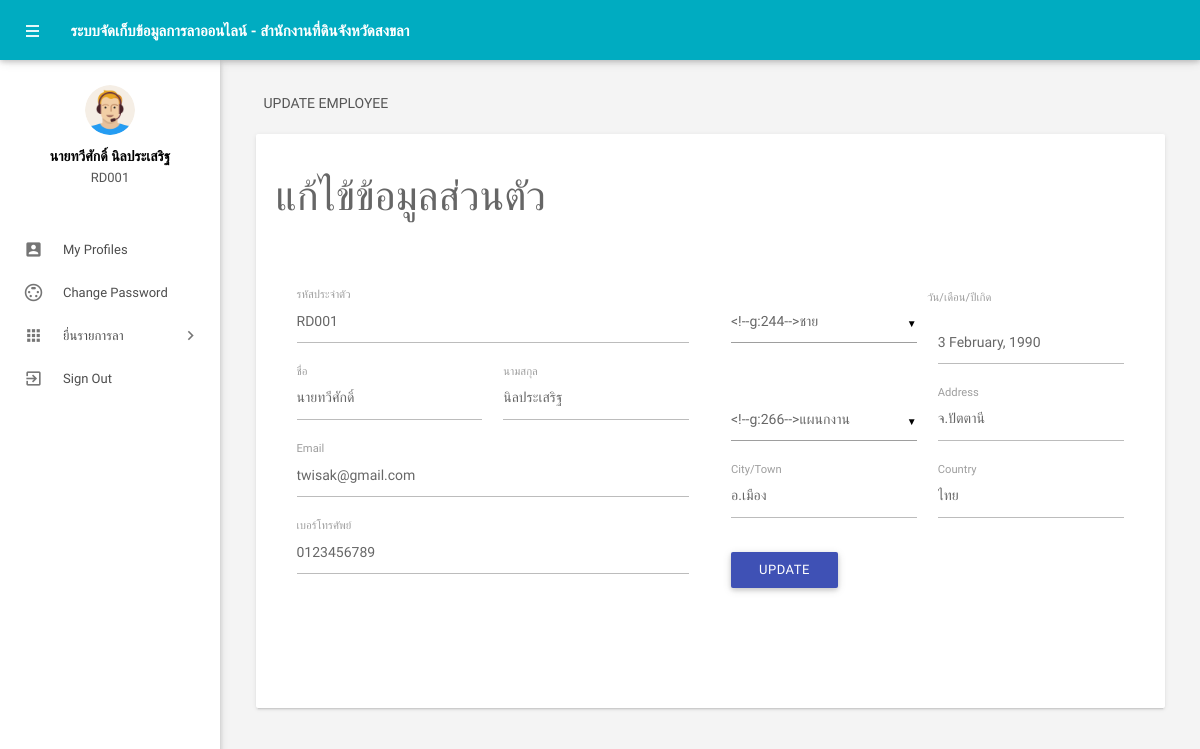
The page /myprofile.php (signed in) on the database its author committed.
### tables this page shows
CREATE TABLE IF NOT EXISTS tblemployees(
 `id` int(11) NOT NULL,
  `EmpId` varchar(100) NOT NULL,
  `FirstName` varchar(150) NOT NULL,
  `LastName` varchar(150) NOT NULL,
  `EmailId` varchar(200) NOT NULL,
  `Password` varchar(180) NOT NULL,
  `Gender` varchar(100) NOT NULL,
  `Dob` varchar(100) NOT NULL,
  `Department` varchar(255) NOT NULL,
  `Address` varchar(255) NOT NULL,
  `City` varchar(200) NOT NULL,
  `Country` varchar(150) NOT NULL,
  `Phonenumber` char(11) NOT NULL,
  `Status` int(1) NOT NULL,
  `RegDate` timestamp NOT NULL DEFAULT CURRENT_TIMESTAMP
)CHARACTER SET utf8;

### myprofile.php (the view, shortened to what this page needs)
<?php
include('includes/config.php');
if(strlen($_SESSION['emplogin'])==0)
    {
header('location:index.php');
}
else{
?>
<!DOCTYPE html>
<html lang="en">
<head>
    <link type="text/css" rel="stylesheet" href="assets/plugins/materialize/css/materialize.min.css" />
    <link href="assets/plugins/material-preloader/css/materialPreloader.min.css" rel="stylesheet">
    <link href="assets/css/alpha.min.css" rel="stylesheet" type="text/css" />
    <link href="assets/css/custom.css" rel="stylesheet" type="text/css" />
</head>
<body>
    <?php include('includes/header.php');?>
    <?php include('includes/sidebar.php');?>
    <main class="mn-inner">
        <div class="row">
            <div class="col s12">
                <div class="page-title">Update employee</div>
            </div>
            <div class="col s12 m12 l12">
                <div class="card">
                    <div class="card-content">
                        <form id="example-form" method="post" name="updatemp">
                            <div>
                                <h3>แก้ไข้ข้อมูลส่วนตัว</h3>
                                <section>
                                    <div class="wizard-content">
                                        <div class="row">
                                            <div class="col m6">
                                                <div class="row">
                                                    <?php
$eid=$_SESSION['emplogin'];
$sql = "SELECT * from  tblemployees where EmailId=:eid";
$query = $dbh -> prepare($sql);
$query -> bindParam(':eid',$eid, PDO::PARAM_STR);
$query->execute();
$results=$query->fetchAll(PDO::FETCH_OBJ);
if($query->rowCount() > 0)
{
foreach($results as $result)
{               ?>
                                                    <div class="input-field col  s12">
                                                        <label for="empcode">รหัสประจำตัว</label>
                                                        <input name="empcode" id="empcode"
                                                            value="<?php echo htmlentities($result->EmpId);?>"
                                                            type="text" autocomplete="off" readonly required>
                                                    </div>
                                                    <div class="input-field col m6 s12">
                                                        <label for="firstName">ชื่อ</label>
                                                        <input id="firstName" name="firstName"
                                                            value="<?php echo htmlentities($result->FirstName);?>"
                                                            type="text" required>
                                                    </div>
                                                    <div class="input-field col m6 s12">
                                                        <label for="lastName">นามสกุล</label>
                                                        <input id="lastName" name="lastName"
                                                            value="<?php echo htmlentities($result->LastName);?>"
                                                            type="text" autocomplete="off" required>
                                                    </div>
                                                    <div class="input-field col s12">
                                                        <label for="email">Email</label>
                                                        <input name="email" type="email" id="email"
                                                            value="<?php echo htmlentities($result->EmailId);?>"
                                                            readonly autocomplete="off" required>
                                                    </div>
                                                    <div class="input-field col s12">
                                                        <label for="phone">เบอร์โทรศัพย์</label>
                                                        <input id="phone" name="mobileno" type="tel"
                                                            value="<?php echo htmlentities($result->Phonenumber);?>"
                                                            maxlength="10" autocomplete="off" required>
                                                    </div>
                                                </div>
                                            </div>
                                            <div class="col m6">
                                                <div class="row">
                                                    <div class="input-field col m6 s12">
                                                    </div>
                                                    <label for="birthdate">วัน/เดือน/ปีเกิด</label>
                                                    <div class="input-field col m6 s12">
                                                        <input id="birthdate" name="dob" class="datepicker"
                                                            value="<?php echo htmlentities($result->Dob);?>">
                                                    </div>
<div class="input-field col m6 s12">
</div>
                                                    <div class="input-field col m6 s12">
                                                        <label for="address">Address</label>
                                                        <input id="address" name="address" type="text"
                                                            value="<?php echo htmlentities($result->Address);?>"
                                                            autocomplete="off" required>
                                                    </div>
                                                    <div class="input-field col m6 s12">
                                                        <label for="city">City/Town</label>
                                                        <input id="city" name="city" type="text"
                                                            value="<?php echo htmlentities($result->City);?>"
                                                            autocomplete="off" required>
                                                    </div>
                                                    <div class="input-field col m6 s12">
                                                        <label for="country">Country</label>
                                                        <input id="country" name="country" type="text"
                                                            value="<?php echo htmlentities($result->Country);?>"
                                                            autocomplete="off" required>
                                                    </div>
                                                    <?php }}?>
                                                    <div class="input-field col s12">
                                                        <button type="submit" name="update" id="update"
                                                            class="waves-effect waves-light btn indigo m-b-xs">UPDATE</button>
                                                    </div>
                                                </div>
                                            </div>
                                        </div>
                                    </div>
                                </section>
                            </div>
                        </form>
                    </div>
                </div>
            </div>
        </div>
    </main>
    </div>
    <div class="left-sidebar-hover"></div>
</body>
</html>
<?php }?>

### includes/sidebar.php (shortened to what this page needs)
<aside id="slide-out" class="side-nav white fixed">
    <div class="side-nav-wrapper">
        <div class="center">
            <div class="sidebar-profile">
                <div class="sidebar-profile-image">
                    <img src="assets/images/profile-image.png" class="circle" alt="">
                </div>
                <div class="sidebar-profile-info">
                    <?php
                       $eid=$_SESSION['eid'];
                       $sql = "SELECT FirstName,LastName,EmpId from  tblemployees where id=:eid";
                       $query = $dbh -> prepare($sql);
                       $query->bindParam(':eid',$eid,PDO::PARAM_STR);
                       $query->execute();
                       $results=$query->fetchAll(PDO::FETCH_OBJ);
                       if($query->rowCount() > 0)
                       {
                       foreach($results as $result)
                       {               ?>
                    <p><?php echo htmlentities($result->FirstName." ".$result->LastName);?></p>
                    <span><?php echo htmlentities($result->EmpId)?></span>
                    <?php }} ?>
                </div>
            </div>
        </div>
        <ul class="sidebar-menu collapsible collapsible-accordion" data-collapsible="accordion">
            <li class="no-padding"><a class="waves-effect waves-grey" href="myprofile.php"><i
                        class="material-icons">account_box</i>My Profiles</a></li>
            <li class="no-padding"><a class="waves-effect waves-grey" href="emp-changepassword.php"><i
                        class="material-icons">settings_input_svideo</i>Change Password</a></li>
            <li class="no-padding">
                <a class="collapsible-header waves-effect waves-grey"><i class="material-icons">apps</i>ยื่นรายการลา<i
                        class="nav-drop-icon material-icons">keyboard_arrow_right</i></a>
            </li>
            <li class="no-padding">
                <a class="waves-effect waves-grey" onclick="return confirm('แน่ใจหรือไหมที่จะออกจากระบบ ?');" href="logout.php"><i class="material-icons">exit_to_app</i>Sign
                    Out</a>
            </li>
        </ul>
    </div>
</aside>

### myprofile.php (style rules this page uses)
body { font-family: 'IBM Plex Sans Thai Looped', sans-serif; }

### rows shown on the page
tblemployees: FirstName+LastName "นายทวีศักดิ์ นิลประเสริฐ", EmpId "RD001", empcode "RD001", firstName "นายทวีศักดิ์", lastName "นิลประเสริฐ", email "twisak@gmail.com", mobileno "0123456789", dob "3 February, 1990", address "จ.ปัตตานี", city "อ.เมือง", country "ไทย"
